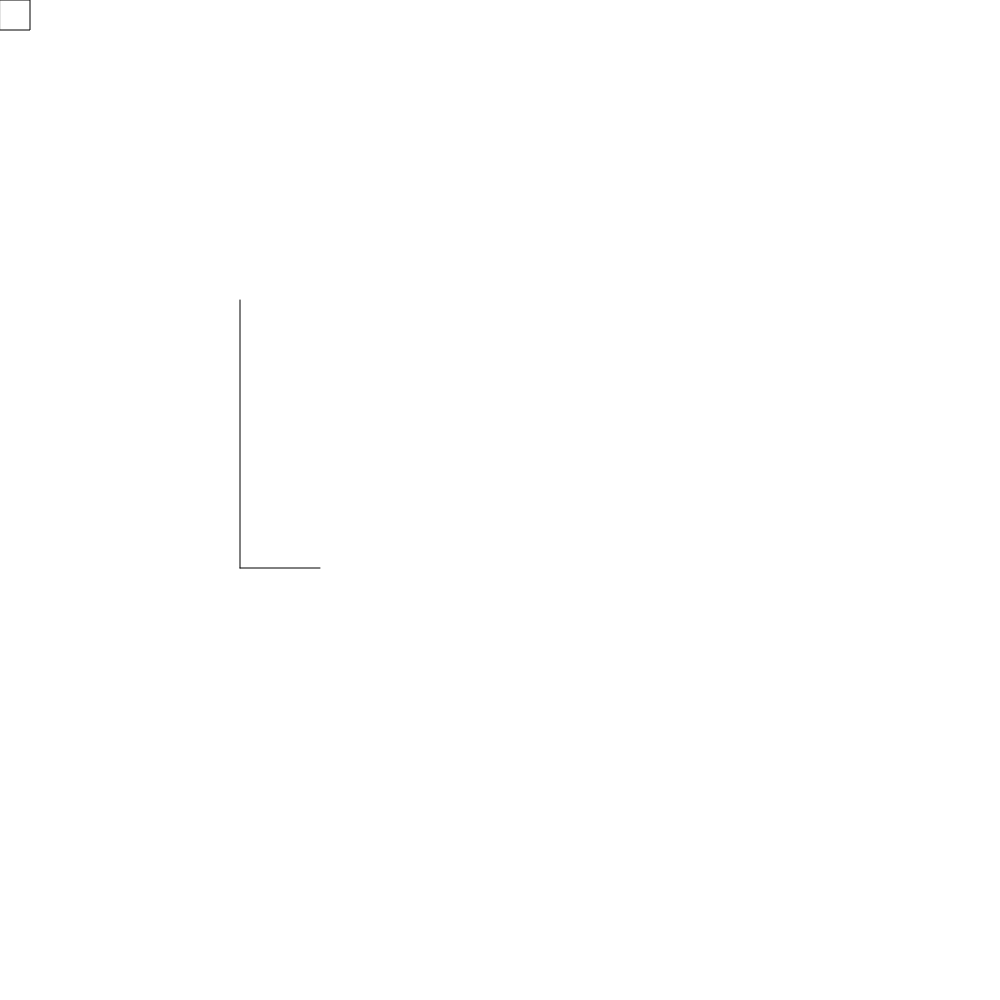
Frame 1 (no input)
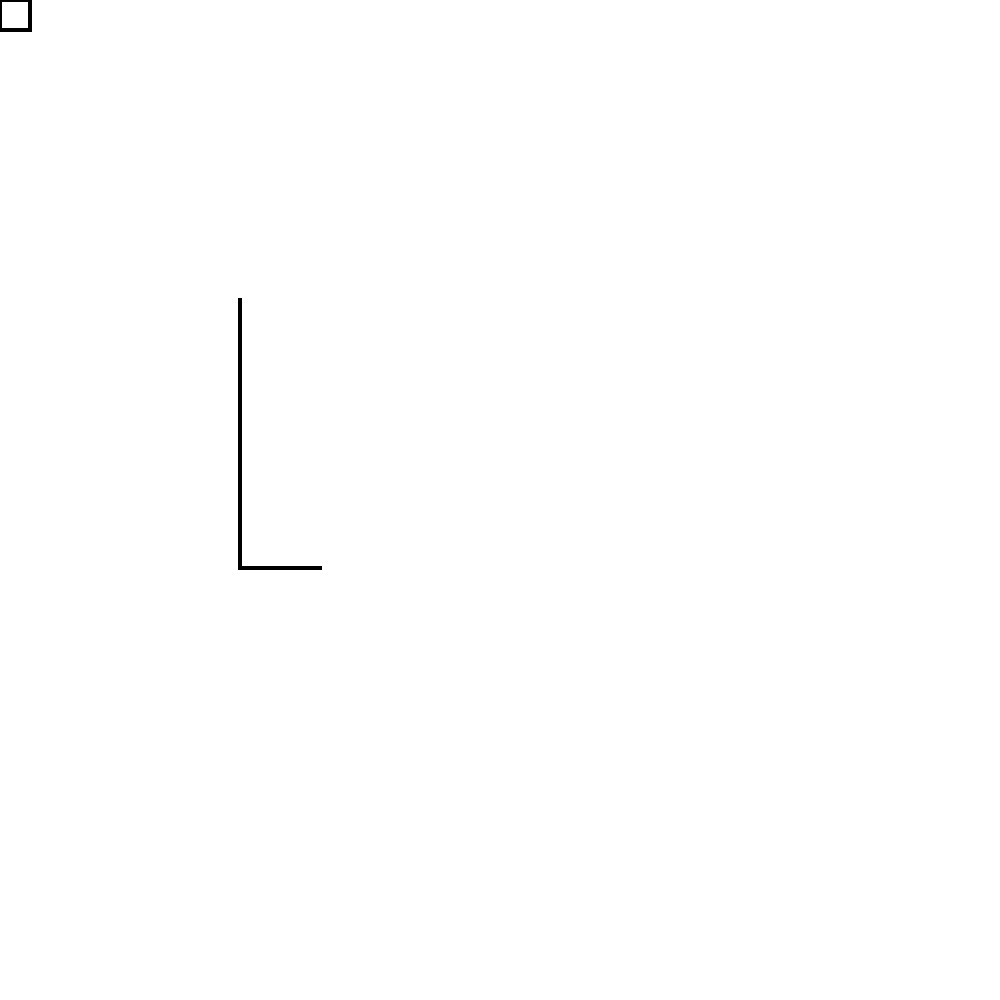
Frame 60 (no input)
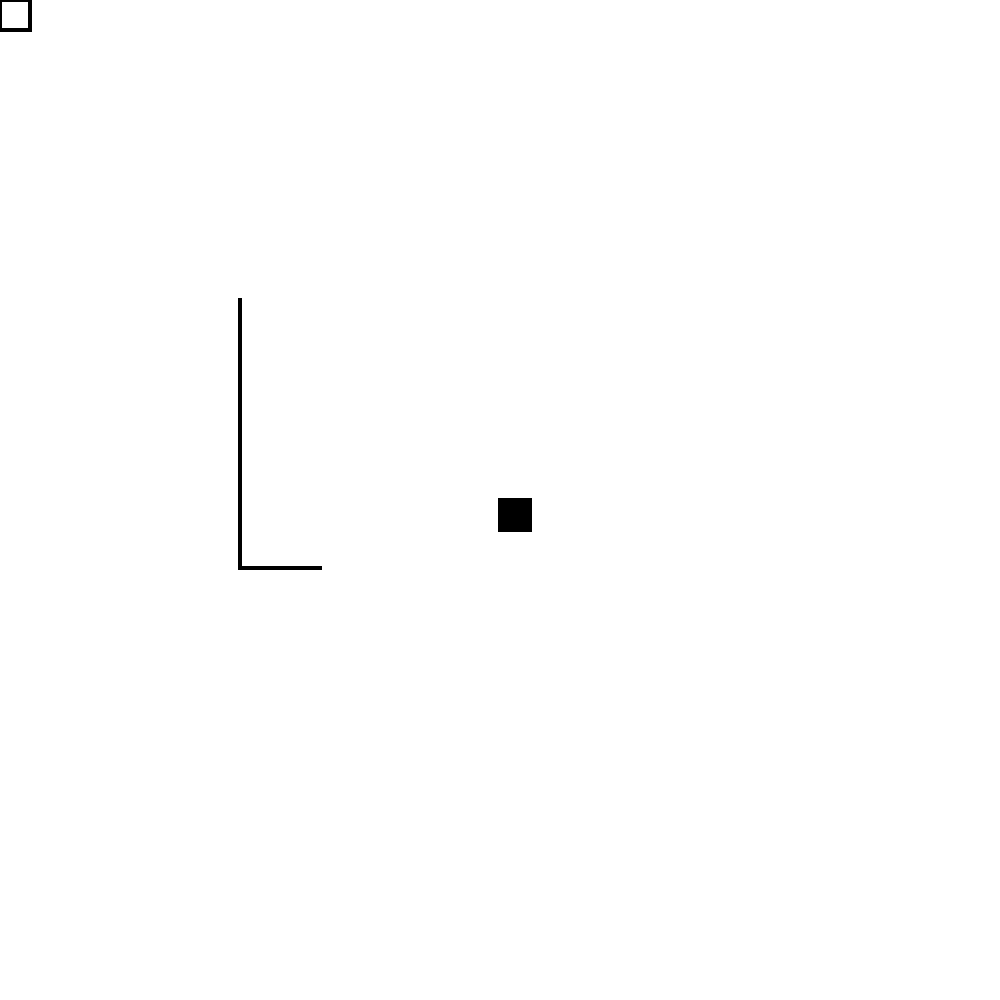
Frame 120 (the mouse pressed at the canvas centre since frame 60)

The p5.js sketch that drew these frames (run headless with seeded random() and noise() and a simulated clock; from frame 60 on, the mouse is pressed at the canvas centre):

// p5.js sketch
// ── sketch.js
function setup() {
  createCanvas(1000, 1000);
  // put setup code here
}

function draw() {
  line(240, 300, 240, 568);
  line(240,568,320,568)
  
  if (mouseIsPressed) {
    fill(0);
    } else {
    fill(255);
    }
    rect(mouseX, mouseY, 30, 30);
    strokeWeight(4);
  // put drawing code here
}
